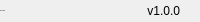
              <widget class="QFrame" name="bottomBar">
               <property name="minimumSize">
                <size>
                 <width>0</width>
                 <height>22</height>
                </size>
               </property>
               <property name="maximumSize">
                <size>
                 <width>16777215</width>
                 <height>22</height>
                </size>
               </property>
               <property name="frameShape">
                <enum>QFrame::NoFrame</enum>
               </property>
               <property name="frameShadow">
                <enum>QFrame::Raised</enum>
               </property>
               <layout class="QHBoxLayout" name="horizontalLayout_5">
                <property name="spacing">
                 <number>0</number>
                </property>
                <property name="leftMargin">
                 <number>0</number>
                </property>
                <property name="topMargin">
                 <number>0</number>
                </property>
                <property name="rightMargin">
                 <number>0</number>
                </property>
                <property name="bottomMargin">
                 <number>0</number>
                </property>
                <item>
                 <widget class="QLabel" name="creditsLabel">
                  <property name="maximumSize">
                   <size>
                    <width>16777215</width>
                    <height>16</height>
                   </size>
                  </property>
                  <property name="font">
                   <font>
                    <family>Segoe UI</family>
                    <pointsize>-1</pointsize>
                    <italic>false</italic>
                    <bold>false</bold>
                   </font>
                  </property>
                  <property name="text">
                   <string>By: liyihang</string>
                  </property>
                  <property name="alignment">
                   <set>Qt::AlignLeading|Qt::AlignLeft|Qt::AlignVCenter</set>
                  </property>
                 </widget>
                </item>
                <item>
                 <widget class="QLabel" name="version">
                  <property name="text">
                   <string>v1.0.0</string>
                  </property>
                  <property name="alignment">
                   <set>Qt::AlignRight|Qt::AlignTrailing|Qt::AlignVCenter</set>
                  </property>
                 </widget>
                </item>
                <item>
                 <widget class="QFrame" name="frame_size_grip">
                  <property name="minimumSize">
                   <size>
                    <width>20</width>
                    <height>0</height>
                   </size>
                  </property>
                  <property name="maximumSize">
                   <size>
                    <width>20</width>
                    <height>16777215</height>
                   </size>
                  </property>
                  <property name="frameShape">
                   <enum>QFrame::NoFrame</enum>
                  </property>
                  <property name="frameShadow">
                   <enum>QFrame::Raised</enum>
                  </property>
                 </widget>
                </item>
               </layout>
              </widget>
